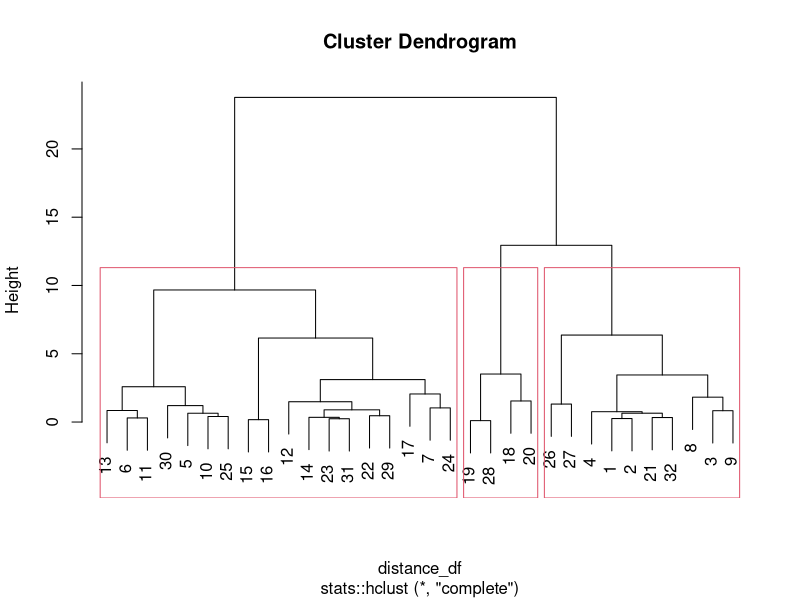
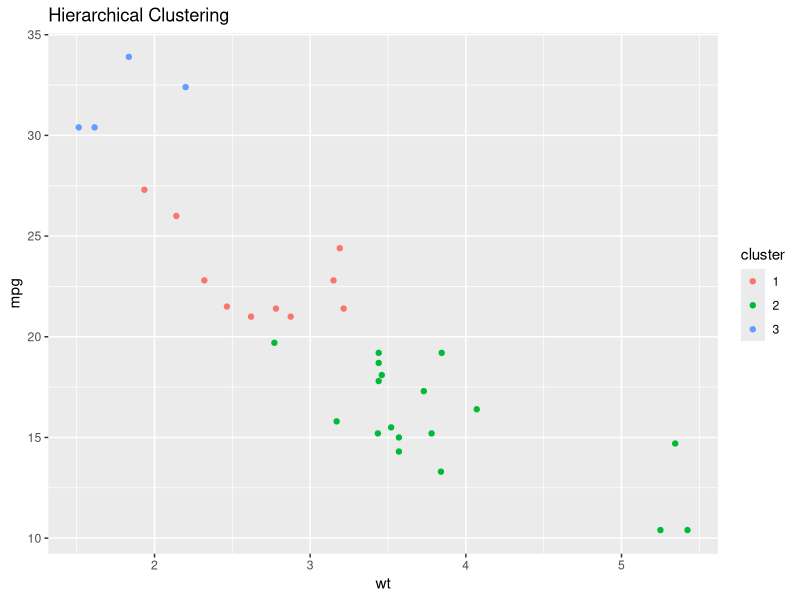
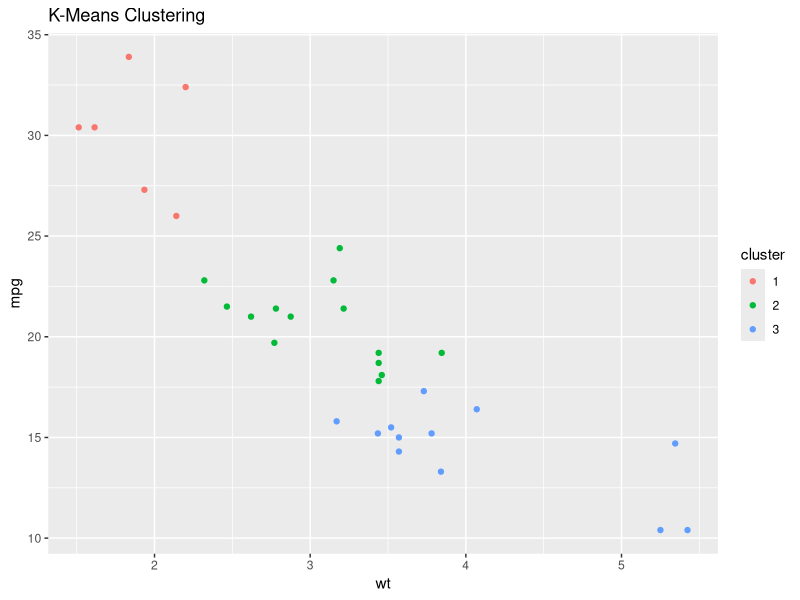
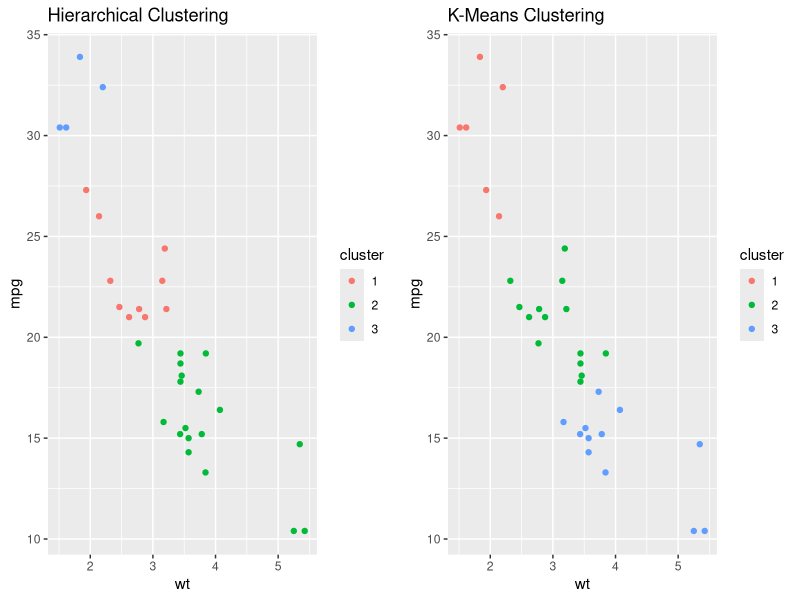
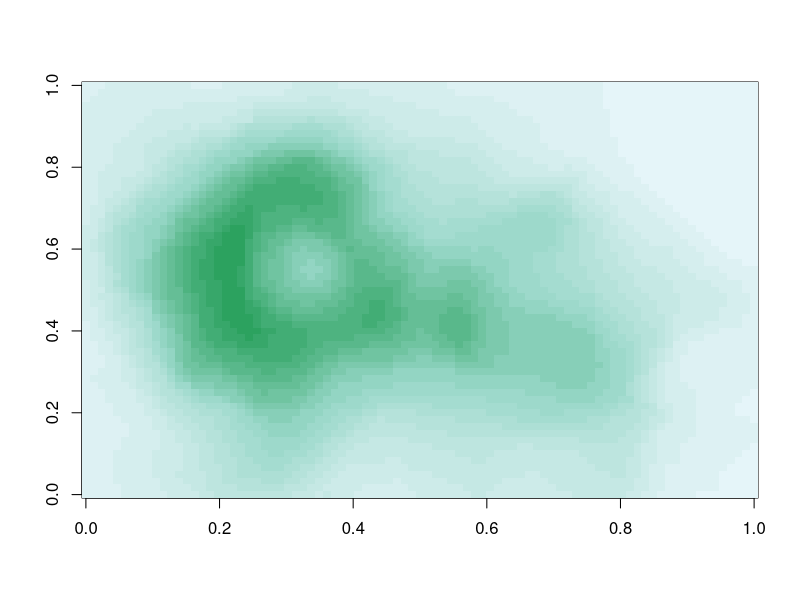

Source code (R) for these figures, in order:
## ---- chunk 1
# Defining document chunks options
knitr::opts_chunk$set(echo = TRUE,cache=TRUE,message=FALSE,warning=FALSE)

# Loading required libraries
library(rmarkdown)
library(lubridate)
library(ggplot2)
## ---- chunk 2
library(datasets)
library(magrittr)
library(ggplot2)

# Calculating the distance between mpg and wt variables.
distance_df <- stats::dist(x = data.frame(mpg = mtcars$mpg, wt = mtcars$wt),
                           method = "euclidean")

# Creating the Hierarchical cluster (it is like a tree).
tree <- stats::hclust(d = distance_df)

# Plotting the tree using the base graphic package.
base::plot(x = tree)

# Adding a rectangle to show a hypothesis of 3 clusters.
stats::rect.hclust(tree, 3)
## ---- chunk 3
# Creating a Data frame with mpg, wt and cluster.
df_cluster <- data.frame(mpg = mtcars$mpg,
                         wt = mtcars$wt,
                         cluster = factor(stats::cutree(tree, 3)))

# Plotting the scatter plot with the cluster as color.
p1 <- df_cluster %>%
    ggplot2::ggplot(aes(x = wt, y = mpg)) + 
    geom_point(aes(color = cluster)) +
    ggtitle("Hierarchical Clustering")

p1
## ---- chunk 4

kmeans_results <- kmeans(x = data.frame(mpg = mtcars$mpg, wt = mtcars$wt),
                         centers = 3)

# Creating a Data frame with mpg, wt and cluster.
df_cluster <- data.frame(mpg = mtcars$mpg,
                         wt = mtcars$wt,
                         cluster = factor(kmeans_results$cluster))

# Plotting the scatter plot with the cluster as color.
p2 <- df_cluster %>%
    ggplot2::ggplot(aes(x = wt, y = mpg)) + 
    geom_point(aes(color = cluster)) +
    ggtitle("K-Means Clustering")

p2
## ---- chunk 5
library(cowplot)
cowplot::plot_grid(p1, p2)
## ---- chunk 6
library(RColorBrewer)

cols <- brewer.pal(3, "BuGn")
pal <- colorRampPalette(cols)
image(volcano, col = pal(20))
